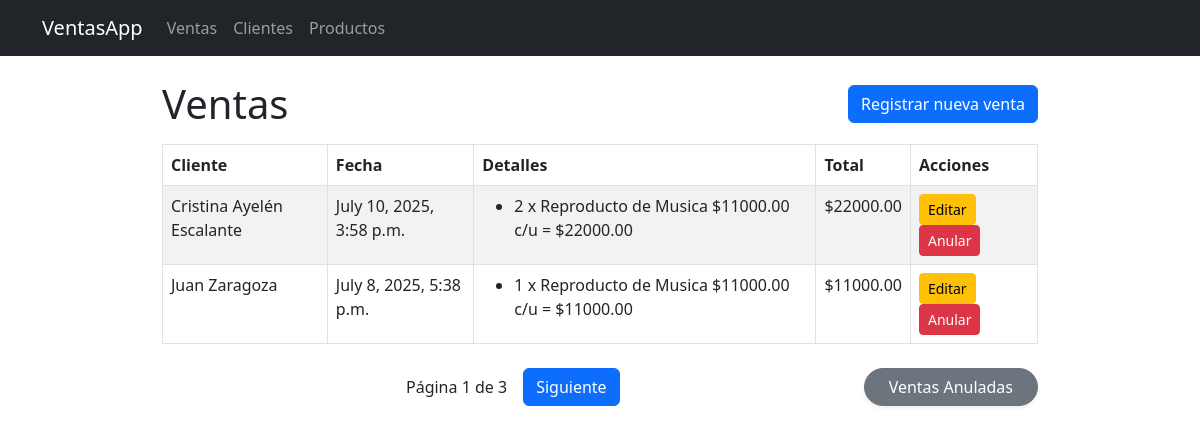
/ventas/, run on the app's committed database.
### ventas/models.py (models this page shows, shortened)
class Venta(models.Model):
    cliente = models.ForeignKey(Cliente, on_delete=models.PROTECT, related_name='compras')  # Relación con el cliente
    productos = models.ManyToManyField(Producto, through= 'DetallesVenta')  # Relación con los productos vendidos
    fecha = models.DateTimeField(auto_now_add=True)  # Fecha de la venta
    anulada = models.BooleanField(default=False)  # Indica si la venta ha sido anulada
    @property
    def calcular_total(self):
        return sum(detalle.subtotal for detalle in self.detallesventa_set.all())

class DetallesVenta(models.Model):
    venta = models.ForeignKey(Venta, on_delete=models.CASCADE)  # Relación con la venta
    producto = models.ForeignKey(Producto, on_delete=models.PROTECT, related_name='detalles_venta')  # Relación con el producto
    cantidad = models.PositiveIntegerField()  # Cantidad del producto vendido
    precio_unitario = models.DecimalField(max_digits=10, decimal_places=2)  # Precio unitario del producto
    @property
    def subtotal(self):
        return self.cantidad * self.precio_unitario  # Método para calcular el subtotal de la venta

### clientes/models.py (models this page shows, shortened)
class Cliente(models.Model):
    nombre = models.CharField(max_length=100)
    apellido = models.CharField(max_length=100)
    email = models.EmailField(max_length=100, unique=True)
    telefono = models.CharField(max_length=20, blank=True, null=True)
    fecha_creacion = models.DateTimeField(auto_now_add=True)
    activo = models.BooleanField(default=True)

### productos/models.py (models this page shows, shortened)
class Producto(models.Model):
    nombre = models.CharField(max_length=100)
    descripcion = models.TextField(blank=True, null=True)
    precio = models.DecimalField(max_digits=10, decimal_places=2)
    stock = models.PositiveIntegerField(default=0)
    creado_en = models.DateTimeField(auto_now_add=True)
    actualizado_en = models.DateTimeField(auto_now=True)
    activo = models.BooleanField(default=True)

### ventas/views.py (the view)
# urls.py: path('ventas/', views.lista_ventas, name='lista_ventas'),
def lista_ventas(request):
    ventas = Venta.objects.filter(anulada = False).order_by('-fecha')  # ordenadas por fecha descendente
    paginator = Paginator(ventas, 2)  # mostrar 4 ventas por página
    page_number = request.GET.get('page') or 1
    pagina_actual = paginator.get_page(page_number)
    return render(request, 'ventas/lista_ventas.html', {
        'pagina_actual': pagina_actual
    })

### ventas/templates/ventas/lista_ventas.html (shortened to what this page needs)
{% extends "base.html" %}
{% block content %}
<div class="container mt-4" style="max-width: 900px; margin-left:auto; margin-right:auto;">
    <div class="d-flex justify-content-between align-items-center mb-3">
        <h1 class="mb-0">Ventas</h1>
        <a href="{% url 'crear_venta' %}" class="btn btn-primary">Registrar nueva venta</a>
    </div>
    {% if pagina_actual %}
        <table class="table table-striped table-bordered">
            <thead>
                <tr>
                    <th>Cliente</th>
                    <th>Fecha</th>
                    <th>Detalles</th>
                    <th>Total</th>
                    <th>Acciones</th>
                </tr>
            </thead>
            <tbody>
                {% for venta in pagina_actual %}
                    <tr>
                        <td>{{ venta.cliente.nombre }} {{ venta.cliente.apellido }}</td>
                        <td>{{ venta.fecha }}</td>
                        <td>
                            <ul class="mb-0">
                                {% for detalle in venta.detallesventa_set.all %}
                                    <li>
                                        {{ detalle.cantidad }} x {{ detalle.producto.nombre }}
                                        ${{ detalle.precio_unitario }} c/u =
                                        ${{ detalle.subtotal }}
                                    </li>
                                {% endfor %}
                            </ul>
                        </td>
                        <td>${{ venta.calcular_total }}</td>
                        <td>
                            <a href="{% url 'editar_venta' venta.id %}" class="btn btn-sm btn-warning me-2">Editar</a>
                            <a href="{% url 'eliminar_venta' venta.id %}" class="btn btn-sm btn-danger">Anular</a>
                        </td>
                    </tr>
                {% endfor %}
            </tbody>
        </table>
    {% else %}
        <div class="alert alert-info">No hay ventas registradas.</div>
    {% endif %}
    <div class="mt-4 d-flex justify-content-between align-items-center">
        <div style="flex-grow:1; display:flex; justify-content:center; align-items:center; gap:1rem;">
            <span>Página {{ pagina_actual.number }} de {{ pagina_actual.paginator.num_pages }}</span>
            {% if pagina_actual.has_next %}
                <a href="?page={{ pagina_actual.next_page_number }}" class="btn btn-primary">Siguiente</a>
            {% endif %}
        </div>
        <a href="{% url 'ventas_anuladas' %}" class="btn btn-secondary rounded-pill px-4 shadow-sm">
            Ventas Anuladas
        </a>
    </div>
</div>
{% endblock %}

### templates/base.html (shortened to what this page needs)
<!DOCTYPE html>
<html lang="es-ar">
<head>
  <link href="https://cdn.jsdelivr.net/npm/bootstrap@5.3.0/dist/css/bootstrap.min.css" rel="stylesheet" />
</head>
<body>
<nav class="navbar navbar-expand-lg navbar-dark bg-dark mb-4">
  <div class="container">
    <a class="navbar-brand" href="{% url 'index' %}">VentasApp</a>
    <div class="collapse navbar-collapse" id="navbarNav">
      <ul class="navbar-nav">
        <li class="nav-item"><a class="nav-link" href="{% url 'lista_ventas' %}">Ventas</a></li>
        <li class="nav-item"><a class="nav-link" href="{% url 'lista_clientes' %}">Clientes</a></li>
        <li class="nav-item"><a class="nav-link" href="{% url 'lista_productos' %}">Productos</a></li>
      </ul>
    </div>
  </div>
</nav>
<div class="container">
  {% block content %}{% endblock %}
</div>
</body>
</html>

### data on the page
Venta: cliente.nombre "Cristina Ayelén", cliente.apellido "Escalante", fecha "July 10, 2025, 3:58 p.m.", calcular_total "22000.00"
DetallesVenta: cantidad "2", producto.nombre "Reproducto de Musica", precio_unitario "11000.00", subtotal "22000.00"
Venta: cliente.nombre "Juan", cliente.apellido "Zaragoza", fecha "July 8, 2025, 5:38 p.m.", calcular_total "11000.00"
DetallesVenta: cantidad "1", producto.nombre "Reproducto de Musica", precio_unitario "11000.00", subtotal "11000.00"

### other printed values
{{ pagina_actual.number }} "1"
{{ pagina_actual.paginator.num_pages }} "3"
